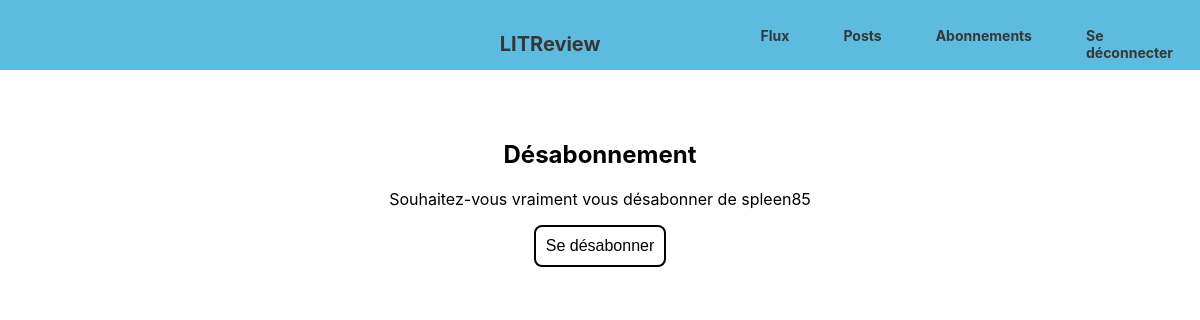
Before: /unsubscribe/3/ (signed in) with the older database file.
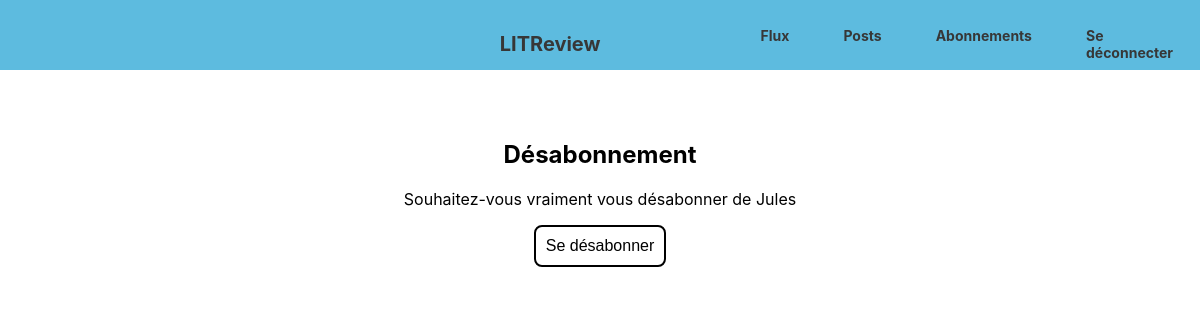
After: the same page with the newer database file.
### blog/models.py (models this page shows)
class UserFollows(models.Model):
    user = models.ForeignKey(
        settings.AUTH_USER_MODEL,
        on_delete=models.CASCADE,
        related_name='following',
    )
    followed_user = models.ForeignKey(
        settings.AUTH_USER_MODEL,
        on_delete=models.CASCADE,
        related_name='followed_by'
    )
    class Meta:
        unique_together = ('user', 'followed_user')
        verbose_name = "Utilisateur suivi"
        verbose_name_plural = 'Utilisateurs suivis'

### authentication/models.py (models this page shows)
class User(AbstractUser):
    class Meta:
        verbose_name = 'Liste d\'utilisateur'
        verbose_name_plural = 'Liste des utilisateurs'

### blog/views.py (the view)
# urls.py: path('unsubscribe/<int:followed_id>/', blog.views.unsubscribe, name='unsubscribe'),
@login_required
def unsubscribe(request, followed_id):
    followed_user = models.UserFollows.objects.filter(id=followed_id)[0]
    if request.method == 'POST':
        followed_user.delete()
        return redirect('subscribe')
    return render(request, 'blog/unsubscribe.html', {'followed_user': followed_user})

### blog/templates/blog/unsubscribe.html (shortened to what this page needs)
{% extends 'base.html' %}
{% block content %}
<div class="container">
    <h2>Désabonnement</h2>
    <form method="post">
        <p>Souhaitez-vous vraiment vous désabonner de {{ followed_user.followed_user }}</p>
        <button>Se désabonner</button>
    </form>
</div>
{% endblock content %}

Changed rows visible on the page:
changed UserFollows: followed_user "spleen85" → "Jules"
